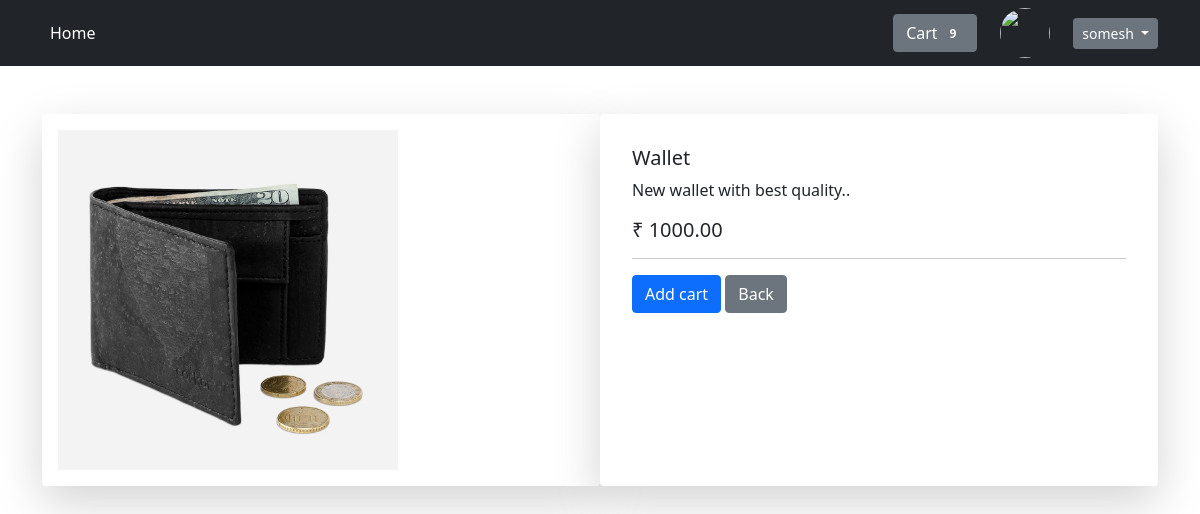
/store/4/ (signed in), run on the app's committed database.
### store/models.py (models this page shows, shortened)
class Product(models.Model):
    product_name = models.CharField(max_length=125)
    description = models.TextField()
    price = models.DecimalField(max_digits=19, decimal_places=2)
    image = models.ImageField(upload_to='images/', blank=True, null=True)

### store/views.py (the view)
# urls.py: path('<int:pk>/', ProductDetailView.as_view(), name='product_detail'),
class ProductDetailView(DetailView):
    model = Product
    template_name = 'store_detail.html'

### store/templates/store_detail.html
{% extends 'base.html' %}
{% block content %}
<div class="container mt-5 mb-4">
    <div class="row">
       <div class="col-6 shadow-lg p-3 mb-5 bg-body rounded">
            <img src="{{ product.image.url }}" alt="..." style="max-width: 340px;">
       </div>
        <div class="col-6 shadow-lg p-3 mb-5 bg-body rounded">
            <div class="card-body">
                <h5 class="card-title">{{ product.product_name }}</h5>
                <p class="card-text">{{ product.description }}</p>
                <h5 class="card-title">₹ {{ product.price }}</h5>
            <hr>
                <a class="btn btn-primary" type="button">Add cart</a>
                <a href="{% url 'product_list' %}" class="btn btn-secondary" type="button">Back</a>
            </div>
       </div>
    </div>
</div>
{% endblock %}

### templates/base.html (shortened to what this page needs)
{% load static %}
<html lang="en">
  <head>
    <link href="https://cdn.jsdelivr.net/npm/bootstrap@5.0.1/dist/css/bootstrap.min.css" rel="stylesheet">
  </head>
  <body>
        <nav class="navbar navbar-expand-lg navbar-dark bg-dark">
            <div class="container-fluid">
              <div class="container">
                <div class="collapse navbar-collapse" id="navbarSupportedContent">
                  <ul class="navbar-nav me-auto mb-2 mb-lg-0">
                    <li class="nav-item">
                      <a class="nav-link active" aria-current="page" href="{% url 'product_list' %}">Home</a>
                    </li>
                  </ul>
                  {% if user.is_authenticated %}
                       <button type="button" class="btn btn-secondary">
                        Cart <span class="badge bg-secondary">9</span>
                      </button>
                       <li class="nav-item">
                         <img src="https://widgetwhats.com/app/uploads/2019/11/free-profile-photo-whatsapp-4.png" class="rounded-circle" alt="..." width="50" height="50">
                       </li>
                       <li class="nav-item">
                         <div class="btn-group">
                            <button class="btn btn-secondary btn-sm dropdown-toggle" type="button" data-bs-toggle="dropdown" aria-expanded="false">
                              {{ user.username }}
                            </button>
                  {% endif %}
                      </div>
                    </li>
                   </div>
                </div>
            </div>
        </nav>
    <div class="container">
      {% block content %}
      {% endblock %}
    </div>
  </body>
</html>

### data on the page
Product: image (picture), product_name "Wallet", description "New wallet with best quality..", price "1000.00"

### other printed values
{{ user.username }} "somesh"
